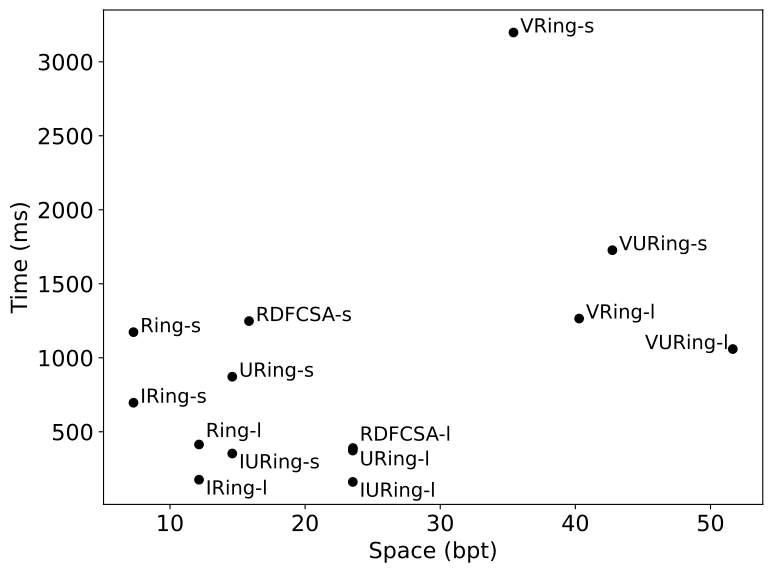

This figure's Python source:
import pandas as pd
import numpy as np
import matplotlib.pyplot as plt
import sys



plt.rcParams.update({'font.size': 16})


bpt = [12.15, 7.30, 12.15, 7.30, 23.53, 14.61, 23.53, 14.61, 40.28, 35.42, 51.65, 42.74, 23.54, 15.85]
times = [414, 1173, 176, 696, 373, 872, 161, 353, 1265, 3198, 1059, 1727, 390, 1248]

labels = ['Ring-l', 'Ring-s', 'IRing-l', 'IRing-s', 'URing-l', 'URing-s', 'IURing-l', 'IURing-s', 'VRing-l', 
'VRing-s', 'VURing-l', 'VURing-s', 'RDFCSA-l', 'RDFCSA-s']

plt.figure(figsize=(8,6))
plt.scatter(bpt, times, c='black')
for i, txt in enumerate(labels):
	if txt in ['IURing-s', 'URing-l', 'IRing-l', 'IURing-l']:
		plt.annotate(txt, (bpt[i]+0.5, times[i]-100), fontsize=14)
	elif txt in ['Ring-l', 'RDFCSA-l']:
		plt.annotate(txt, (bpt[i]+0.5, times[i]+50), fontsize=14)
	elif txt in ['VURing-l']:
		plt.annotate(txt, (bpt[i]-6.5, times[i]), fontsize=14)
	else:
		plt.annotate(txt, (bpt[i]+0.5, times[i]), fontsize=14)

plt.ylabel("Time (ms)")
plt.xlabel("Space (bpt)")
plt.tight_layout()

plt.savefig('space-time.pdf', bbox_inches ="tight")
